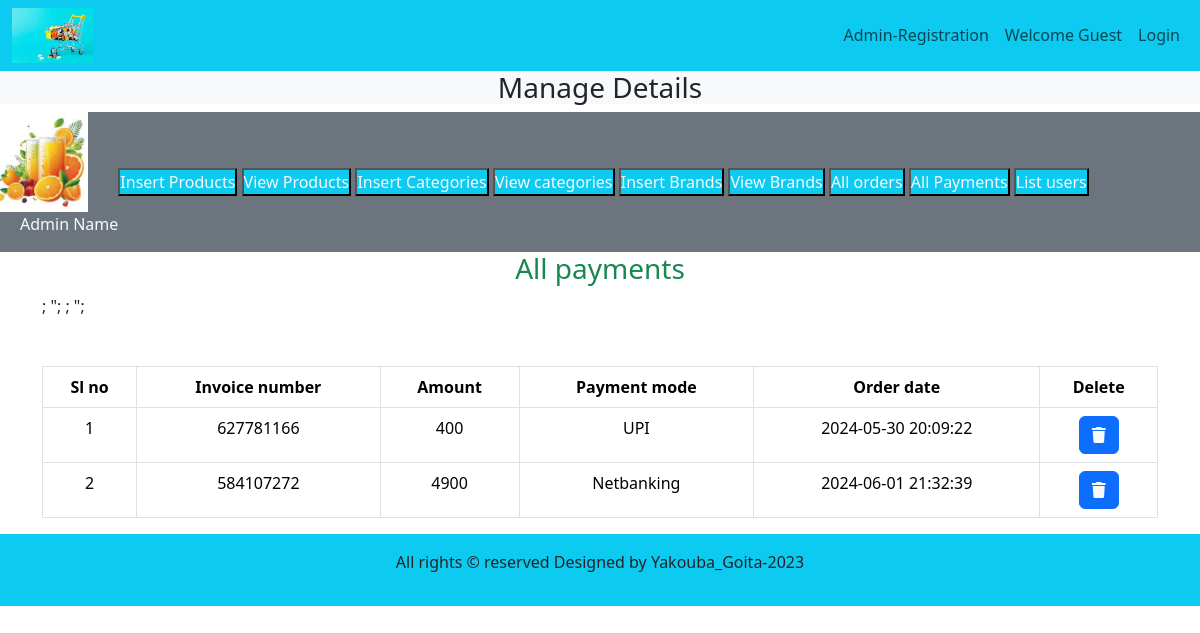
/admin_area/index.php?list_payments, run on the app's committed database.
### tables this page shows
CREATE TABLE `user_payments` (
  `payment_id` int(11) NOT NULL,
  `order_id` int(11) NOT NULL,
  `invoice_number` int(11) NOT NULL,
  `amount` int(11) NOT NULL,
  `payment_mode` varchar(255) NOT NULL,
  `date` timestamp NOT NULL DEFAULT current_timestamp() ON UPDATE current_timestamp()
);

### admin_area/list_payments.php (the view, shortened to what this page needs)
<h3 class="text-center text-success">All payments</h3>
<table class="table table-bordered mt-5">
    <thead class="bg-info">
<?php
$get_payments="Select * from `user_payments`";
$result=mysqli_query($con, $get_payments);
$row_count=mysqli_num_rows($result);
if($row_count==0){
   echo "<h2 class='text-danger text-center mt-5'>No payments received yet</h2>";
}else{
    echo" <tr class='text-center'>
<th>Sl no</th>
<th>Invoice number</th>
<th>Amount</th>
<th>Payment mode</th>
<th>Order date</th>
<th>Delete</th>
</tr>
</thead>
<tbody class='bg-secondary text-light text-center'>";
    $number=0;
    while($row_data=mysqli_fetch_assoc($result)){
        $payment_id=$row_data['payment_id'];
        $amount=$row_data['amount'];
        $invoice_number=$row_data['invoice_number'];
        $payment_mode=$row_data['payment_mode'];
        $date=$row_data['date'];
        $number++;
        echo"<tr>
        <td>$number</td>
        <td>$invoice_number</td>
        <td>$amount</td>
        <td>$payment_mode</td>
        <td>$date</td>";
        ?>
        <td><a href='index.php?delete_payments=<?php echo $payment_id ?>' type="button"
         class="btn btn-primary text-light" data-toggle="modal" data-target="#exampleModal">
        <i class='fa-solid  fa-trash'></i></a></td>;
    </tr>";
    <?php
    }
}
?>
    </tbody>
</table>

### style.css (style rules this page uses)
* { margin:0; padding:0; box-sizing: border-box; }

### data on the page
user_payments: invoice_number "627781166", amount "400", payment_mode "UPI", date "2024-05-30 20:09:22"
user_payments: invoice_number "584107272", amount "4900", payment_mode "Netbanking", date "2024-06-01 21:32:39"
